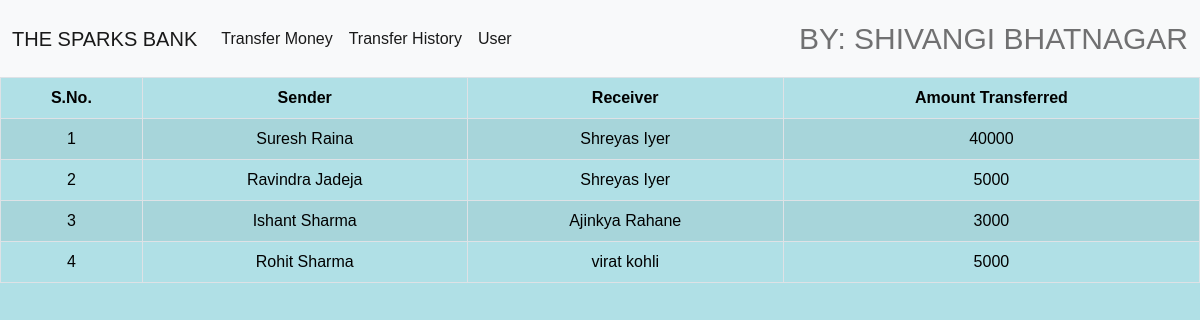
The page /transactionhistory.php on the database its author committed.
### tables this page shows
CREATE TABLE `transactions` (
  `sno` int(3) NOT NULL,
  `sender` varchar(30) NOT NULL,
  `receiver` varchar(30) NOT NULL,
  `balance` int(7) NOT NULL
);

### transactionhistory.php (the view, shortened to what this page needs)
<!DOCTYPE html>
<html lang="en">
<head>
    <link rel="stylesheet"  href="style.css">
    <link href="https://cdn.jsdelivr.net/npm/bootstrap@5.0.0-beta1/dist/css/bootstrap.min.css" rel="stylesheet">
</head>
<body>
<nav class="navbar navbar-expand-lg navbar-light bg-light">
  <div class="container-fluid">
    <a class="navbar-brand" href="#">THE SPARKS BANK</a>
    <div class="collapse navbar-collapse" id="navbarText">
      <ul class="navbar-nav me-auto mb-2 mb-lg-0">
      <li class="nav-item">
      <a class="nav-link active" aria-current="page" href="moneytransfer.php">Transfer Money</a>
        </li>
        <li class="nav-item">
        <a class="nav-link active" aria-current="page" href="transactionhistory.php">Transfer History</a>
        </li>
        <li class="nav-item">
        <a class="nav-link active" aria-current="page" href="userinfo.php">User</a>
        </li>
      </ul>
      <span class="navbar-text">
        BY: SHIVANGI BHATNAGAR
      </span>
    </div>
  </div>
</nav>
<table class="table table-hover table-striped table-condensed table-bordered">
        <thead style="color : black;">
            <tr>
                <th style="text-align:center" class="text-center" style="text-align:centre;">S.No.</th>
                <th style="text-align:center" class="text-center">Sender</th>
                <th style="text-align:center" class="text-center">Receiver</th>
                <th style="text-align:center" class="text-center">Amount Transferred</th>
            </tr>
        </thead>
        <tbody>
        <?php
            include 'config.php';
            $sql ="select * from transactions";
            $query =mysqli_query($conn, $sql);
            while($rows = mysqli_fetch_assoc($query))
            {
        ?>
            <tr style="color : black;">
            <td style="text-align:center" class="py-2"><?php echo $rows['sno']; ?></td>
            <td style="text-align:center" class="py-2"><?php echo $rows['sender']; ?></td>
            <td style="text-align:center" class="py-2"><?php echo $rows['receiver']; ?></td>
            <td style="text-align:center" class="py-2"><?php echo $rows['balance']; ?> </td>
        <?php
            }
        ?>
        </tbody>
    </table>
</body>
</html>

### style.css (style rules this page uses)
* { padding: 0; margin: 0; box-sizing: border-box; font-family: sans-serif; }
.navbar-text { font-size: 30px; font-family: 'Franklin Gothic Medium', 'Arial Narrow', Arial, sans-serif; }
.navbar-brand { font-size: 50px; font-family: 'Franklin Gothic Medium', 'Arial Narrow', Arial, sans-serif; }

### transactionhistory.php (style rules this page uses)
body { background-color:powderblue; }

### rows shown on the page
transactions: sno "1", sender "Suresh Raina", receiver "Shreyas Iyer", balance "40000"
transactions: sno "2", sender "Ravindra Jadeja", receiver "Shreyas Iyer", balance "5000"
transactions: sno "3", sender "Ishant Sharma", receiver "Ajinkya Rahane", balance "3000"
transactions: sno "4", sender "Rohit Sharma", receiver "virat kohli", balance "5000"
